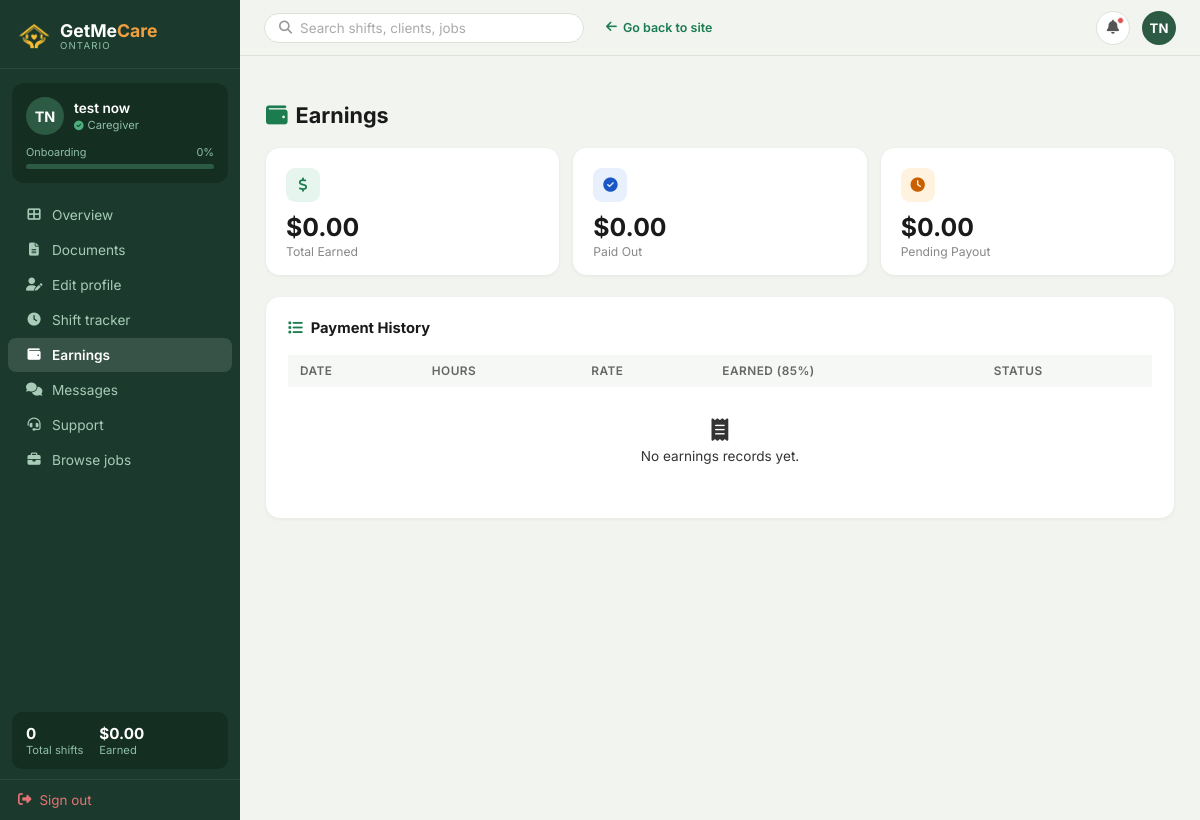
Screenshot of /caregiver-acc/earnings/ (signed in) with the database file from the repository.
### Account/models.py (models this page shows, shortened)
class CustomUser(AbstractUser):
    EMPLOYER = 'employer'
    CAREGIVER = 'caregiver'
    ROLE_CHOICES = [
        (EMPLOYER, 'Employer / Family'),
        (CAREGIVER, 'Caregiver / PSW'),
    ]
    role = models.CharField(
        max_length=20,
        choices=ROLE_CHOICES,
        default=EMPLOYER,
    )
    phone = models.CharField(max_length=20, blank=True)
    @property
    def is_admin(self):
        return self.is_superuser or self.is_staff
    @property
    def is_employer(self):
        return self.role == self.EMPLOYER and not self.is_admin
    @property
    def is_caregiver(self):
        return self.role == self.CAREGIVER and not self.is_admin

### CareGiverAcc/views.py (the view)
    @login_required(login_url='Account:login')
    def wrapper(request, *args, **kwargs):
        if not request.user.is_caregiver:
            messages.error(request, 'Access denied. Caregiver account required.')
            return redirect('Account:login')
        return view_func(request, *args, **kwargs)

### CareGiverAcc/views.py (called while the page is built)
def caregiver_required(view_func):
    @login_required(login_url='Account:login')
    def wrapper(request, *args, **kwargs):
        if not request.user.is_caregiver:
            messages.error(request, 'Access denied. Caregiver account required.')
            return redirect('Account:login')
        return view_func(request, *args, **kwargs)
    wrapper.__name__ = view_func.__name__
    return wrapper

@caregiver_required
def earnings(request):
    logs = ShiftLog.objects.filter(
        shift__caregiver=request.user,
        clock_out_time__isnull=False,
    ).select_related('shift').order_by('-clock_out_time')
    total = logs.aggregate(t=Sum('amount_earned'))['t'] or Decimal('0.00')
    paid  = logs.filter(payment_status=ShiftLog.PAY_PAID).aggregate(t=Sum('amount_earned'))['t'] or Decimal('0.00')
    ctx = _sidebar_context(request.user)
    ctx.update({
        'logs':    logs,
        'total':   f"{total:.2f}",
        'paid':    f"{paid:.2f}",
        'pending': f"{(total - paid):.2f}",
    })
    return render(request, 'CareGiverAcc/earnings.html', ctx)

### GETMECARE/context_processors.py (called while the page is built)
def _get_total_unread(user):
    try:
        from django.db.models import Q
        from Chatbot.models import DirectConversation, DirectMessage
        from Account.models import BookingProposal
        unread_msgs = DirectMessage.objects.filter(
            conversation__in=DirectConversation.objects.filter(
                Q(participant_1=user) | Q(participant_2=user)
            ),
            is_read=False
        ).exclude(sender=user).count()
        unread_proposals = 0
        if getattr(user, 'is_employer', False):
            unread_proposals = BookingProposal.objects.filter(
                employer=user,
                status=BookingProposal.STATUS_PENDING,
                is_read=False,
            ).count()
        return unread_msgs + unread_proposals
    except Exception:
        return 0

def _get_support_unread_count(user):
    try:
        from Chatbot.models import SupportMessage
        return SupportMessage.objects.filter(
            chat__user=user,
            is_read=False,
        ).exclude(sender=user).count()
    except Exception:
        return 0

### templates/CareGiverAcc/earnings.html (shortened to what this page needs)
{% extends "CareGiverAcc/base_caregiver.html" %}  {% block content %}
<div class="page-title">
  <i class="fas fa-wallet" style="color: #1b7d4f; margin-right: 8px"></i
  >Earnings
</div>
<div class="earn-stats">
  <div class="earn-stat">
    <div class="earn-stat-icon ei-green">
      <i class="fas fa-dollar-sign"></i>
    </div>
    <div class="earn-stat-val">${{ total }}</div>
    <div class="earn-stat-lbl">Total Earned</div>
  </div>
  <div class="earn-stat">
    <div class="earn-stat-icon ei-blue">
      <i class="fas fa-check-circle"></i>
    </div>
    <div class="earn-stat-val">${{ paid }}</div>
    <div class="earn-stat-lbl">Paid Out</div>
  </div>
  <div class="earn-stat">
    <div class="earn-stat-icon ei-orange"><i class="fas fa-clock"></i></div>
    <div class="earn-stat-val">${{ pending }}</div>
    <div class="earn-stat-lbl">Pending Payout</div>
  </div>
</div>
<div class="earn-card">
  <h3><i class="fas fa-list" style="color: #1b7d4f"></i> Payment History</h3>
  <div class="scroll-table-wrap">
<table class="earn-table">
    <thead>
      <tr>
        <th>Date</th>
        <th>Hours</th>
        <th>Rate</th>
        <th>Earned (85%)</th>
        <th>Status</th>
      </tr>
    </thead>
    <tbody>
      {% for log in logs %}
      <tr>
        <td>{{ log.shift.start_date|date:"M d, Y" }}</td>
        <td>{{ log.hours_worked|default:"—" }}</td>
        <td>${{ log.shift.hourly_rate }}/hr</td>
        <td class="earn-amount">
          {% if log.amount_earned %}${{ log.amount_earned }}{% else %}—{% endif %}
        </td>
        <td>
          <span
            class="badge {% if log.payment_status == 'paid' %}badge-green {% elif log.payment_status == 'disputed' %}badge-red {% else %}badge-orange{% endif %}"
          >
            {{ log.get_payment_status_display }}
          </span>
        </td>
      </tr>
      {% empty %}
      <tr>
        <td colspan="5" class="empty-row">
          <i
            class="fas fa-receipt"
            style="font-size: 1.4rem; display: block; margin-bottom: 6px"
          ></i>
          No earnings records yet.
        </td>
      </tr>
      {% endfor %}
    </tbody>
  </table>
</div>
</div>
{% endblock %}

### templates/CareGiverAcc/base_caregiver.html (shortened to what this page needs)
﻿{% load static %}
<!doctype html>
<html lang="en">
<head>
  <link rel="stylesheet" href="https://cdnjs.cloudflare.com/ajax/libs/font-awesome/6.4.0/css/all.min.css"/>
</head>
<body>
<aside class="cg-sidebar" id="cg-sidebar">
    <div class="cg-sidebar-logo">
      <a href="{% url 'home' %}" class="cg-logo-link">
        <img src="{% static 'Caregiver/images/sitelog.png' %}" alt="GetMeCare" style="width:32px;height:32px;object-fit:contain;filter:brightness(0) saturate(100%) invert(72%) sepia(60%) saturate(600%) hue-rotate(345deg) brightness(105%) contrast(95%)">
        <div>
          <div class="cg-logo-name">GetMe<span style="color:#F0A040">Care</span></div>
          <div class="cg-logo-sub">Ontario</div>
        </div>
      </a>
    </div>
  <div class="cg-profile">
    <div class="cg-profile-row">
      <div class="cg-av">{% if request.user.caregiver_profile.profile_image %}<img src="{{ request.user.caregiver_profile.profile_image.url }}" alt="{{ request.user.get_full_name }}" style="width:38px;height:38px;border-radius:50%;object-fit:cover;display:block">{% elif request.user.first_name %}{{ request.user.first_name|first|upper }}{{ request.user.last_name|first|upper }}{% else %}{{ request.user.username|slice:":2"|upper }}{% endif %}</div>
      <div>
        <div class="cg-profile-name">{{ request.user.get_full_name|default:request.user.username }}</div>
        <div class="cg-profile-role">
          <i class="fas fa-check-circle" style="color:#4caf7d;font-size:.6rem;"></i>
          {% if profile.skills %}{{ profile.skills_list.0 }}{% else %}Caregiver{% endif %}
        </div>
      </div>
    </div>
    <div class="cg-ob-row"><span>Onboarding</span><span>{{ onboarding_pct|default:0 }}%</span></div>
    <div class="cg-bar"><div class="cg-bar-fill" style="width:{{ onboarding_pct|default:0 }}%"></div></div>
  </div>
  <nav class="cg-nav">
    <a href="{% url 'CareGiverAcc:dashboard' %}"  {% if request.resolver_match.url_name == 'dashboard'  %}class="active"{% endif %}><i class="fas fa-th-large"></i> Overview</a>
    <a href="{% url 'CareGiverAcc:documents' %}"  {% if request.resolver_match.url_name == 'documents'  %}class="active"{% endif %}><i class="fas fa-file-alt"></i> Documents</a>
    <a href="{% url 'Account:edit_profile' %}"><i class="fas fa-user-edit"></i> Edit profile</a>
    <a href="{% url 'CareGiverAcc:my_schedule' %}" ><i class="fas fa-clock"></i> Shift tracker</a>
    <a href="{% url 'CareGiverAcc:earnings' %}"   {% if request.resolver_match.url_name == 'earnings'   %}class="active"{% endif %}><i class="fas fa-wallet"></i> Earnings</a>
    <a href="{% url 'chat_list' %}" ><i class="fas fa-comments"></i> Messages</a>
    <a href="{% url 'support_chat' %}" ><i class="fas fa-headset"></i> Support</a>
    <a href="{% url 'browse_jobs' %}" {% if request.resolver_match.url_name == 'browse_jobs' %}class="active"{% endif %}><i class="fas fa-briefcase"></i> Browse jobs</a>
  </nav>
  <div class="cg-sb-stats">
    <div class="s-item"><div class="s-val">{{ completed_count|default:0 }}</div>Total shifts</div>
    <div class="s-item"><div class="s-val">${{ total_earned|default:"0.00" }}</div>Earned</div>
  </div>
  <div class="cg-signout">
    <a href="{% url 'Account:logout' %}"><i class="fas fa-sign-out-alt"></i> Sign out</a>
  </div>
</aside>
<div class="cg-topbar">
  <form method="get" action="" class="cg-search-bar-wrap" style="flex:1;max-width:320px;">
    <div class="cg-search">
      <i class="fas fa-search"></i>
      <input type="text" name="q" placeholder="Search shifts, clients, jobs" value="{{ request.GET.q|default:'' }}">
    </div>
  </form>
  <a href="{% url 'home' %}" class="cg-back-link">
    <i class="fas fa-arrow-left"></i> Go back to site
  </a>
  <div class="cg-bell"><i class="fas fa-bell"></i><span class="cg-bell-dot"></span></div>
  <div class="cg-topbar-av">{% if request.user.caregiver_profile.profile_image %}<img src="{{ request.user.caregiver_profile.profile_image.url }}" alt="{{ request.user.get_full_name }}" style="width:34px;height:34px;border-radius:50%;object-fit:cover;display:block">{% elif request.user.first_name %}{{ request.user.first_name|first|upper }}{{ request.user.last_name|first|upper }}{% else %}{{ request.user.username|slice:":2"|upper }}{% endif %}</div>
</div>
<main class="cg-main">
  <div class="cg-content">
    {% block content %}{% endblock %}
  </div>
</main>
  </body>
</html>

### templates/CareGiverAcc/base_caregiver.html (style rules this page uses)
*, *::before, *::after { box-sizing: border-box; margin: 0; padding: 0; }
body { font-family: 'Inter', sans-serif; background: #f2f4f0; color: #1a1a1a; }
.cg-sidebar { position: fixed; top: 0; left: 0; bottom: 0; width: 240px; background: #1b3a2d; display: flex; flex-direction: column; z-index: 200; transition: transform .3s ease; overflow-y: auto; }
.cg-sidebar-logo { display: flex; align-items: center; gap: 10px; padding: 20px 18px 16px; border-bottom: 1px solid rgba(255,255,255,.08); flex-shrink: 0; }
.cg-logo-name { font-size: 1.1rem; font-weight: 700; color: #fff; line-height: 1.1; }
.cg-logo-sub { font-size: .6rem; letter-spacing: .12em; color: #8fbfaa; text-transform: uppercase; }
.cg-logo-link { display: flex; align-items: center; gap: 10px; color: inherit; text-decoration: none; }
.cg-profile { margin: 14px 12px 6px; background: #142e21; border-radius: 12px; padding: 14px; flex-shrink: 0; }
.cg-profile-row { display: flex; align-items: center; gap: 10px; margin-bottom: 10px; }
.cg-av { width: 38px; height: 38px; border-radius: 50%; background: #2d5a42; color: #fff; display: flex; align-items: center; justify-content: center; font-size: .9rem; font-weight: 700; flex-shrink: 0; }
.cg-profile-name { font-size: .85rem; font-weight: 600; color: #fff; line-height: 1.25; }
.cg-profile-role { font-size: .7rem; color: #8fbfaa; display: flex; align-items: center; gap: 4px; margin-top: 2px; }
.cg-ob-row { display: flex; justify-content: space-between; font-size: .68rem; color: #8fbfaa; margin-bottom: 5px; }
.cg-bar { height: 5px; background: #2d5a42; border-radius: 10px; overflow: hidden; }
.cg-nav { flex: 1; padding: 8px 0; }
.cg-nav a { display: flex; align-items: center; gap: 10px; padding: 9px 18px; color: #a8ccb8; text-decoration: none; font-size: .855rem; border-radius: 8px; margin: 1px 8px; transition: background .15s, color .15s; }
.cg-nav a.active { background: rgba(255,255,255,.12); color: #fff; font-weight: 600; }
.cg-nav a i { width: 16px; text-align: center; font-size: .82rem; }
.cg-sb-stats { margin: 0 12px 10px; background: #142e21; border-radius: 10px; padding: 12px 14px; display: flex; gap: 16px; flex-shrink: 0; }
.cg-sb-stats .s-item { font-size: .7rem; color: #8fbfaa; }
.cg-sb-stats .s-val { font-size: .95rem; font-weight: 700; color: #fff; }
.cg-signout { padding: 12px 18px; border-top: 1px solid rgba(255,255,255,.08); flex-shrink: 0; }
.cg-signout a { display: flex; align-items: center; gap: 8px; color: #e57373; font-size: .84rem; text-decoration: none; }
.cg-topbar { position: fixed; top: 0; left: 240px; right: 0; height: 56px; background: #f2f4f0; border-bottom: 1px solid #dde2d8; display: flex; align-items: center; padding: 0 24px; gap: 12px; z-index: 100; }
.cg-search { flex: 1; max-width: 320px; display: flex; align-items: center; background: #fff; border: 1px solid #dde2d8; border-radius: 20px; padding: 6px 14px; gap: 8px; }
.cg-search input { border: none; background: transparent; outline: none; font-size: .84rem; color: #333; width: 100%; font-family: inherit; }
.cg-search input::placeholder { color: #aaa; }
.cg-search i { color: #999; font-size: .82rem; }
.cg-back-link { display: flex; align-items: center; gap: 6px; font-size: .78rem; font-weight: 600; color: #1b7d4f; text-decoration: none; margin-left: 10px; }
.cg-bell { width: 34px; height: 34px; border-radius: 50%; background: #fff; border: 1px solid #dde2d8; display: flex; align-items: center; justify-content: center; color: #555; cursor: pointer; font-size: .88rem; position: relative; }
.cg-bell-dot { width: 7px; height: 7px; background: #e05252; border-radius: 50%; position: absolute; top: 5px; right: 5px; border: 1.5px solid #f2f4f0; }
.cg-topbar-av { width: 34px; height: 34px; border-radius: 50%; background: #2d5a42; color: #fff; display: flex; align-items: center; justify-content: center; font-size: .82rem; font-weight: 700; cursor: pointer; }
.cg-main { margin-left: 240px; padding-top: 56px; min-height: 100vh; }
.cg-content { padding: 26px 26px 48px; }
.scroll-table-wrap { max-height:520px;overflow-y:auto;overflow-x:auto }

### rows the page displays
CustomUser: user.first_name|first "T", user.last_name|first "N", user.get_full_name "test now"

### other values shown
{{ onboarding_pct|default:0 }} "0"
{{ completed_count|default:0 }} "0"
{{ total_earned|default:"0.00" }} "0.00"
{{ total }} "0.00"
{{ paid }} "0.00"
{{ pending }} "0.00"
